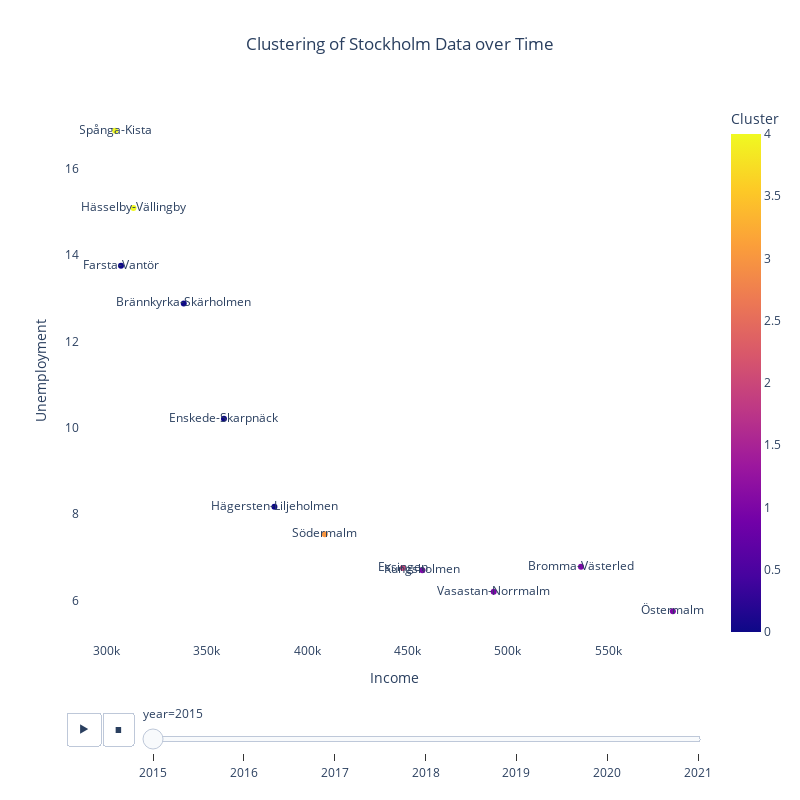

The code cell stored with this chart in its notebook:
### Code cell
# Plotly scatter plot
fig = px.scatter(clustered_data, x='Income', y='Unemployment', color='Cluster', animation_frame='year', hover_name='region', text ='region',
                 title='Clustering of Stockholm Data over Time')
fig.update_layout(title_x=0.5)

fig.update_layout(
    title_x=0.5,
    autosize=False,
    width=800,
    height=800,  # Make the plot square
    plot_bgcolor='white',  # Set background color to white
    paper_bgcolor='white',  # Set the surrounding paper color to white
)

# Show the plot
fig.show()

# Export chart
fig.write_html("Charts from Python/Clustering of Stockholm Data over Time.html")

### Figure 1 — Plotly figure (JSON) as saved in the notebook; plotly's stock layout.template omitted (floating-point values rounded to 4 significant figures)
{"data": [{"hovertemplate": "<b>%{hovertext}</b><br><br>year=2015<br>Income=%{x}<br>Unemployment=%{y}<br>region=%{text}<br>Cluster=%{marker.color}<extra></extra>", "hovertext": ["Brännkyrka-Skärholmen", "Bromma-Västerled", "Enskede-Skarpnäck", "Essingen", "Farsta-Vantör", "Hägersten-Liljeholmen", "Hässelby-Vällingby", "Kungsholmen", "Östermalm", "Södermalm", "Spånga-Kista", "Vasastan-Norrmalm"], "legendgroup": "", "marker": {"color": [0, 1, 0, 2, 0, 0, 4, 1, 1, 3, 4, 1], "coloraxis": "coloraxis", "symbol": "circle"}, "mode": "markers+text", "name": "", "orientation": "v", "showlegend": false, "text": ["Brännkyrka-Skärholmen", "Bromma-Västerled", "Enskede-Skarpnäck", "Essingen", "Farsta-Vantör", "Hägersten-Liljeholmen", "Hässelby-Vällingby", "Kungsholmen", "Östermalm", "Södermalm", "Spånga-Kista", "Vasastan-Norrmalm"], "type": "scatter", "x": [338550, 536400.0, 358600.0, 447650, 307300.0, 383700.0, 313500, 457350, 582125, 408800.0, 304400.0, 492900.0], "xaxis": "x", "y": [12.88, 6.78, 10.21, 6.75, 13.75, 8.171, 15.09, 6.7, 5.75, 7.533, 16.88, 6.2], "yaxis": "y"}], "layout": {"autosize": false, "coloraxis": {"colorbar": {"title": {"text": "Cluster"}}, "colorscale": [[0, "#0d0887"], [0.1111, "#46039f"], [0.2222, "#7201a8"], [0.3333, "#9c179e"], [0.4444, "#bd3786"], [0.5556, "#d8576b"], [0.6667, "#ed7953"], [0.7778, "#fb9f3a"], [0.8889, "#fdca26"], [1, "#f0f921"]]}, "height": 800, "legend": {"tracegroupgap": 0}, "paper_bgcolor": "white", "plot_bgcolor": "white", "sliders": [{"active": 0, "currentvalue": {"prefix": "year="}, "len": 0.9, "pad": {"b": 10, "t": 60}, "steps": [{"args": [["2015"], {"frame": {"duration": 0, "redraw": false}, "fromcurrent": true, "mode": "immediate", "transition": {"duration": 0, "easing": "linear"}}], "label": "2015", "method": "animate"}, {"args": [["2016"], {"frame": {"duration": 0, "redraw": false}, "fromcurrent": true, "mode": "immediate", "transition": {"duration": 0, "easing": "linear"}}], "label": "2016", "method": "animate"}, {"args": [["2017"], {"frame": {"duration": 0, "redraw": false}, "fromcurrent": true, "mode": "immediate", "transition": {"duration": 0, "easing": "linear"}}], "label": "2017", "method": "animate"}, {"args": [["2018"], {"frame": {"duration": 0, "redraw": false}, "fromcurrent": true, "mode": "immediate", "transition": {"duration": 0, "easing": "linear"}}], "label": "2018", "method": "animate"}, {"args": [["2019"], {"frame": {"duration": 0, "redraw": false}, "fromcurrent": true, "mode": "immediate", "transition": {"duration": 0, "easing": "linear"}}], "label": "2019", "method": "animate"}, {"args": [["2020"], {"frame": {"duration": 0, "redraw": false}, "fromcurrent": true, "mode": "immediate", "transition": {"duration": 0, "easing": "linear"}}], "label": "2020", "method": "animate"}, {"args": [["2021"], {"frame": {"duration": 0, "redraw": false}, "fromcurrent": true, "mode": "immediate", "transition": {"duration": 0, "easing": "linear"}}], "label": "2021", "method": "animate"}], "x": 0.1, "xanchor": "left", "y": 0, "yanchor": "top"}], "title": {"text": "Clustering of Stockholm Data over Time", "x": 0.5}, "updatemenus": [{"buttons": [{"args": [null, {"frame": {"duration": 500, "redraw": false}, "fromcurrent": true, "mode": "immediate", "transition": {"duration": 500, "easing": "linear"}}], "label": "&#9654;", "method": "animate"}, {"args": [[null], {"frame": {"duration": 0, "redraw": false}, "fromcurrent": true, "mode": "immediate", "transition": {"duration": 0, "easing": "linear"}}], "label": "&#9724;", "method": "animate"}], "direction": "left", "pad": {"r": 10, "t": 70}, "showactive": false, "type": "buttons", "x": 0.1, "xanchor": "right", "y": 0, "yanchor": "top"}], "width": 800, "xaxis": {"anchor": "y", "domain": [0, 1], "title": {"text": "Income"}}, "yaxis": {"anchor": "x", "domain": [0, 1], "title": {"text": "Unemployment"}}}}
